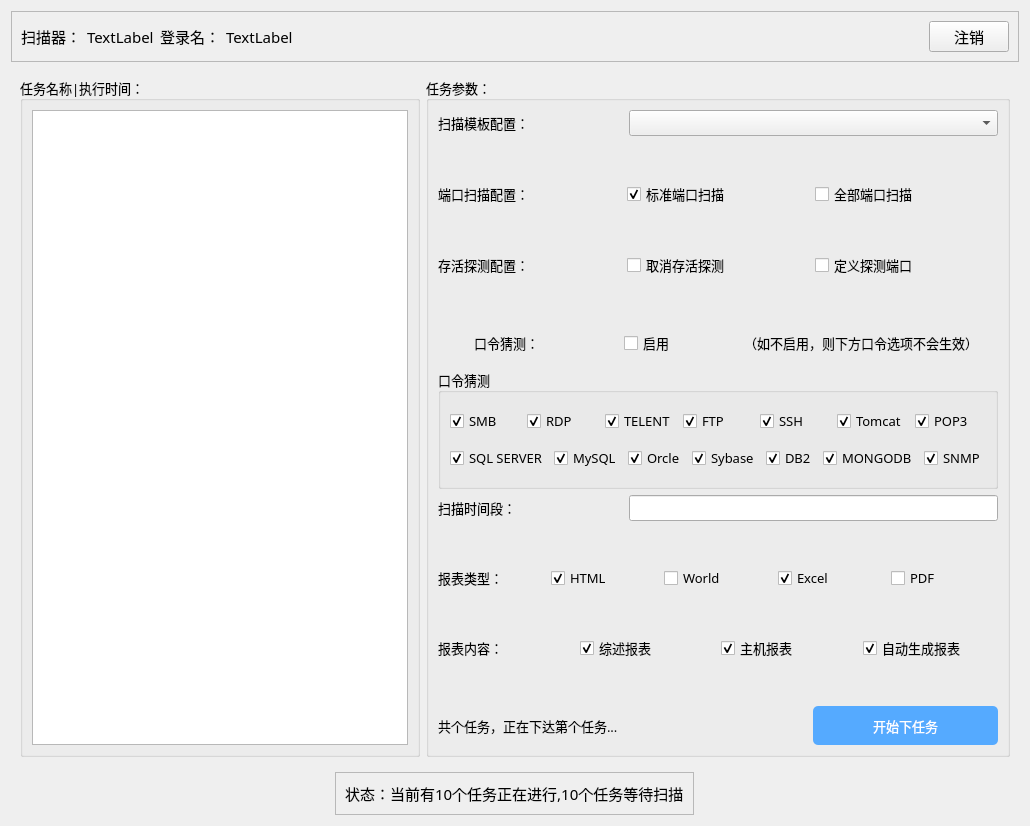
<?xml version="1.0" encoding="UTF-8"?>
<ui version="4.0">
 <class>Task</class>
 <widget class="QWidget" name="Task">
  <property name="geometry">
   <rect>
    <x>0</x>
    <y>0</y>
    <width>997</width>
    <height>826</height>
   </rect>
  </property>
  <property name="minimumSize">
   <size>
    <width>0</width>
    <height>700</height>
   </size>
  </property>
  <property name="font">
   <font>
    <family>宋体</family>
    <pointsize>12</pointsize>
   </font>
  </property>
  <property name="windowTitle">
   <string>Form</string>
  </property>
  <layout class="QVBoxLayout" name="verticalLayout_3">
   <item>
    <widget class="QFrame" name="frame">
     <property name="sizePolicy">
      <sizepolicy hsizetype="Preferred" vsizetype="Preferred">
       <horstretch>0</horstretch>
       <verstretch>0</verstretch>
      </sizepolicy>
     </property>
     <property name="minimumSize">
      <size>
       <width>0</width>
       <height>0</height>
      </size>
     </property>
     <property name="font">
      <font>
       <family>宋体</family>
       <pointsize>11</pointsize>
      </font>
     </property>
     <property name="frameShape">
      <enum>QFrame::StyledPanel</enum>
     </property>
     <property name="frameShadow">
      <enum>QFrame::Raised</enum>
     </property>
     <layout class="QHBoxLayout" name="horizontalLayout_14">
      <item alignment="Qt::AlignLeft">
       <widget class="QLabel" name="label">
        <property name="font">
         <font>
          <family>幼圆</family>
          <pointsize>11</pointsize>
         </font>
        </property>
        <property name="text">
         <string>扫描器：</string>
        </property>
       </widget>
      </item>
      <item>
       <widget class="QLabel" name="Host_label">
        <property name="minimumSize">
         <size>
          <width>0</width>
          <height>0</height>
         </size>
        </property>
        <property name="font">
         <font>
          <family>微软雅黑</family>
          <pointsize>11</pointsize>
         </font>
        </property>
        <property name="text">
         <string>TextLabel</string>
        </property>
       </widget>
      </item>
      <item>
       <widget class="QLabel" name="label_3">
        <property name="font">
         <font>
          <family>幼圆</family>
          <pointsize>11</pointsize>
         </font>
        </property>
        <property name="text">
         <string>登录名：</string>
        </property>
       </widget>
      </item>
      <item>
       <widget class="QLabel" name="account_label">
        <property name="font">
         <font>
          <family>微软雅黑</family>
          <pointsize>11</pointsize>
         </font>
        </property>
        <property name="text">
         <string>TextLabel</string>
        </property>
       </widget>
      </item>
      <item>
       <spacer name="horizontalSpacer">
        <property name="orientation">
         <enum>Qt::Horizontal</enum>
        </property>
        <property name="sizeHint" stdset="0">
         <size>
          <width>40</width>
          <height>20</height>
         </size>
        </property>
       </spacer>
      </item>
      <item alignment="Qt::AlignRight">
       <widget class="QPushButton" name="logout_pushButton">
        <property name="sizePolicy">
         <sizepolicy hsizetype="Preferred" vsizetype="Preferred">
          <horstretch>0</horstretch>
          <verstretch>0</verstretch>
         </sizepolicy>
        </property>
        <property name="minimumSize">
         <size>
          <width>0</width>
          <height>0</height>
         </size>
        </property>
        <property name="font">
         <font>
          <family>幼圆</family>
          <pointsize>11</pointsize>
         </font>
        </property>
        <property name="text">
         <string>注销</string>
        </property>
       </widget>
      </item>
     </layout>
    </widget>
   </item>
   <item>
    <widget class="QWidget" name="widget_2" native="true">
     <property name="sizePolicy">
      <sizepolicy hsizetype="Preferred" vsizetype="Preferred">
       <horstretch>0</horstretch>
       <verstretch>0</verstretch>
      </sizepolicy>
     </property>
     <property name="minimumSize">
      <size>
       <width>0</width>
       <height>0</height>
      </size>
     </property>
     <layout class="QHBoxLayout" name="horizontalLayout_11">
      <item>
       <widget class="QGroupBox" name="groupBox">
        <property name="sizePolicy">
         <sizepolicy hsizetype="Preferred" vsizetype="Preferred">
          <horstretch>0</horstretch>
          <verstretch>0</verstretch>
         </sizepolicy>
        </property>
        <property name="minimumSize">
         <size>
          <width>400</width>
          <height>0</height>
         </size>
        </property>
        <property name="font">
         <font>
          <family>微软雅黑</family>
          <pointsize>10</pointsize>
         </font>
        </property>
        <property name="title">
         <string>任务名称|执行时间：</string>
        </property>
        <layout class="QVBoxLayout" name="verticalLayout">
         <item>
          <widget class="QTextEdit" name="Task_name_textEdit">
           <property name="sizePolicy">
            <sizepolicy hsizetype="Expanding" vsizetype="Expanding">
             <horstretch>0</horstretch>
             <verstretch>0</verstretch>
            </sizepolicy>
           </property>
           <property name="minimumSize">
            <size>
             <width>0</width>
             <height>0</height>
            </size>
           </property>
          </widget>
         </item>
        </layout>
       </widget>
      </item>
      <item>
       <widget class="QGroupBox" name="groupBox_2">
        <property name="sizePolicy">
         <sizepolicy hsizetype="Preferred" vsizetype="Preferred">
          <horstretch>0</horstretch>
          <verstretch>0</verstretch>
         </sizepolicy>
        </property>
        <property name="minimumSize">
         <size>
          <width>0</width>
          <height>0</height>
         </size>
        </property>
        <property name="font">
         <font>
          <family>微软雅黑</family>
          <pointsize>10</pointsize>
         </font>
        </property>
        <property name="title">
         <string>任务参数：</string>
        </property>
        <layout class="QVBoxLayout" name="verticalLayout_2" stretch="1,1,1,1,1,1,1,1,3,1,1,1,1,1,1,1">
         <item>
          <layout class="QHBoxLayout" name="horizontalLayout">
           <item>
            <widget class="QLabel" name="Scan_Template_label">
             <property name="sizePolicy">
              <sizepolicy hsizetype="Minimum" vsizetype="Preferred">
               <horstretch>1</horstretch>
               <verstretch>0</verstretch>
              </sizepolicy>
             </property>
             <property name="font">
              <font>
               <family>微软雅黑</family>
               <pointsize>10</pointsize>
              </font>
             </property>
             <property name="text">
              <string>扫描模板配置：</string>
             </property>
            </widget>
           </item>
           <item>
            <widget class="QComboBox" name="TemplateList_comboBox">
             <property name="sizePolicy">
              <sizepolicy hsizetype="Minimum" vsizetype="Fixed">
               <horstretch>2</horstretch>
               <verstretch>0</verstretch>
              </sizepolicy>
             </property>
            </widget>
           </item>
          </layout>
         </item>
         <item>
          <layout class="QVBoxLayout" name="verticalLayout_5">
           <item>
            <spacer name="verticalSpacer_4">
             <property name="orientation">
              <enum>Qt::Vertical</enum>
             </property>
             <property name="sizeHint" stdset="0">
              <size>
               <width>20</width>
               <height>40</height>
              </size>
             </property>
            </spacer>
           </item>
          </layout>
         </item>
         <item>
          <layout class="QHBoxLayout" name="horizontalLayout_2">
           <item>
            <widget class="QLabel" name="SetPost_label">
             <property name="font">
              <font>
               <family>微软雅黑</family>
               <pointsize>10</pointsize>
              </font>
             </property>
             <property name="text">
              <string>端口扫描配置：</string>
             </property>
            </widget>
           </item>
           <item>
            <widget class="QCheckBox" name="DefaultPort_checkBox">
             <property name="font">
              <font>
               <family>微软雅黑</family>
               <pointsize>10</pointsize>
              </font>
             </property>
             <property name="text">
              <string>标准端口扫描</string>
             </property>
             <property name="checked">
              <bool>true</bool>
             </property>
            </widget>
           </item>
           <item>
            <widget class="QCheckBox" name="AllPort_checkBox">
             <property name="font">
              <font>
               <family>微软雅黑</family>
               <pointsize>10</pointsize>
              </font>
             </property>
             <property name="text">
              <string>全部端口扫描</string>
             </property>
             <property name="checked">
              <bool>false</bool>
             </property>
            </widget>
           </item>
          </layout>
         </item>
         <item>
          <layout class="QVBoxLayout" name="verticalLayout_6">
           <item>
            <spacer name="verticalSpacer_5">
             <property name="orientation">
              <enum>Qt::Vertical</enum>
             </property>
             <property name="sizeHint" stdset="0">
              <size>
               <width>20</width>
               <height>40</height>
              </size>
             </property>
            </spacer>
           </item>
          </layout>
         </item>
         <item>
          <layout class="QHBoxLayout" name="horizontalLayout_3">
           <item>
            <widget class="QLabel" name="survival_label">
             <property name="font">
              <font>
               <family>微软雅黑</family>
               <pointsize>10</pointsize>
              </font>
             </property>
             <property name="text">
              <string>存活探测配置：</string>
             </property>
            </widget>
           </item>
           <item>
            <widget class="QCheckBox" name="survival_cancel_checkBox">
             <property name="font">
              <font>
               <family>微软雅黑</family>
               <pointsize>10</pointsize>
              </font>
             </property>
             <property name="text">
              <string>取消存活探测</string>
             </property>
            </widget>
           </item>
           <item>
            <widget class="QCheckBox" name="survival_Definition_checkBox">
             <property name="font">
              <font>
               <family>微软雅黑</family>
               <pointsize>10</pointsize>
              </font>
             </property>
             <property name="text">
              <string>定义探测端口</string>
             </property>
            </widget>
           </item>
          </layout>
         </item>
         <item>
          <layout class="QHBoxLayout" name="horizontalLayout_12">
           <item>
            <spacer name="verticalSpacer">
             <property name="orientation">
              <enum>Qt::Vertical</enum>
             </property>
             <property name="sizeHint" stdset="0">
              <size>
               <width>20</width>
               <height>40</height>
              </size>
             </property>
            </spacer>
           </item>
          </layout>
         </item>
         <item>
          <layout class="QHBoxLayout" name="horizontalLayout_4">
           <item>
            <widget class="QLabel" name="wordbook_label">
             <property name="sizePolicy">
              <sizepolicy hsizetype="Preferred" vsizetype="Preferred">
               <horstretch>1</horstretch>
               <verstretch>0</verstretch>
              </sizepolicy>
             </property>
             <property name="text">
              <string>口令猜测：</string>
             </property>
             <property name="alignment">
              <set>Qt::AlignCenter</set>
             </property>
            </widget>
           </item>
           <item alignment="Qt::AlignHCenter">
            <widget class="QCheckBox" name="Enable_wordbook_checkBox">
             <property name="sizePolicy">
              <sizepolicy hsizetype="Preferred" vsizetype="Preferred">
               <horstretch>1</horstretch>
               <verstretch>0</verstretch>
              </sizepolicy>
             </property>
             <property name="text">
              <string>启用</string>
             </property>
            </widget>
           </item>
           <item>
            <widget class="QLabel" name="wordbook_label_2">
             <property name="sizePolicy">
              <sizepolicy hsizetype="Preferred" vsizetype="Preferred">
               <horstretch>2</horstretch>
               <verstretch>0</verstretch>
              </sizepolicy>
             </property>
             <property name="text">
              <string>（如不启用，则下方口令选项不会生效）</string>
             </property>
             <property name="alignment">
              <set>Qt::AlignCenter</set>
             </property>
            </widget>
           </item>
          </layout>
         </item>
         <item>
          <layout class="QVBoxLayout" name="verticalLayout_10"/>
         </item>
         <item>
          <widget class="QGroupBox" name="groupBox_3">
           <property name="sizePolicy">
            <sizepolicy hsizetype="Preferred" vsizetype="Preferred">
             <horstretch>0</horstretch>
             <verstretch>0</verstretch>
            </sizepolicy>
           </property>
           <property name="minimumSize">
            <size>
             <width>0</width>
             <height>120</height>
            </size>
           </property>
           <property name="maximumSize">
            <size>
             <width>16777215</width>
             <height>400</height>
            </size>
           </property>
           <property name="title">
            <string>口令猜测</string>
           </property>
           <layout class="QVBoxLayout" name="verticalLayout_4">
            <item>
             <layout class="QHBoxLayout" name="horizontalLayout_5">
              <item>
               <widget class="QCheckBox" name="SMB_wordbook_checkBox">
                <property name="text">
                 <string>SMB</string>
                </property>
                <property name="checked">
                 <bool>true</bool>
                </property>
               </widget>
              </item>
              <item>
               <widget class="QCheckBox" name="RDP_wordbook_checkBox">
                <property name="text">
                 <string>RDP</string>
                </property>
                <property name="checked">
                 <bool>true</bool>
                </property>
               </widget>
              </item>
              <item>
               <widget class="QCheckBox" name="TELENT_wordbook_checkBox">
                <property name="text">
                 <string>TELENT</string>
                </property>
                <property name="checked">
                 <bool>true</bool>
                </property>
               </widget>
              </item>
              <item>
               <widget class="QCheckBox" name="FTP_wordbook_checkBox">
                <property name="text">
                 <string>FTP</string>
                </property>
                <property name="checked">
                 <bool>true</bool>
                </property>
               </widget>
              </item>
              <item>
               <widget class="QCheckBox" name="SSH_wordbook_checkBox">
                <property name="text">
                 <string>SSH</string>
                </property>
                <property name="checked">
                 <bool>true</bool>
                </property>
               </widget>
              </item>
              <item>
               <widget class="QCheckBox" name="Tomcat_wordbook_checkBox">
                <property name="text">
                 <string>Tomcat</string>
                </property>
                <property name="checked">
                 <bool>true</bool>
                </property>
               </widget>
              </item>
              <item>
               <widget class="QCheckBox" name="POP3_wordbook_checkBox">
                <property name="text">
                 <string>POP3</string>
                </property>
                <property name="checked">
                 <bool>true</bool>
                </property>
               </widget>
              </item>
             </layout>
            </item>
            <item>
             <layout class="QVBoxLayout" name="verticalLayout_9"/>
            </item>
            <item>
             <layout class="QHBoxLayout" name="horizontalLayout_6">
              <item>
               <widget class="QCheckBox" name="SQL_SERVER_wordbook_checkBox">
                <property name="text">
                 <string>SQL SERVER</string>
                </property>
                <property name="checked">
                 <bool>true</bool>
                </property>
               </widget>
              </item>
              <item>
               <widget class="QCheckBox" name="MySQL_wordbook_checkBox">
                <property name="text">
                 <string>MySQL</string>
                </property>
                <property name="checked">
                 <bool>true</bool>
                </property>
               </widget>
              </item>
              <item>
               <widget class="QCheckBox" name="Orcle_wordbook_checkBox">
                <property name="text">
                 <string>Orcle</string>
                </property>
                <property name="checked">
                 <bool>true</bool>
                </property>
               </widget>
              </item>
              <item>
               <widget class="QCheckBox" name="Sybase_wordbook_checkBox">
                <property name="text">
                 <string>Sybase</string>
                </property>
                <property name="checked">
                 <bool>true</bool>
                </property>
               </widget>
              </item>
              <item>
               <widget class="QCheckBox" name="DB2_wordbook_checkBox">
                <property name="text">
                 <string>DB2</string>
                </property>
                <property name="checked">
                 <bool>true</bool>
                </property>
               </widget>
              </item>
              <item>
               <widget class="QCheckBox" name="MONGODB_wordbook_checkBox">
                <property name="text">
                 <string>MONGODB</string>
                </property>
                <property name="checked">
                 <bool>true</bool>
                </property>
               </widget>
              </item>
              <item>
               <widget class="QCheckBox" name="SNMP_wordbook_checkBox">
                <property name="text">
                 <string>SNMP</string>
                </property>
                <property name="checked">
                 <bool>true</bool>
                </property>
               </widget>
              </item>
             </layout>
            </item>
           </layout>
          </widget>
         </item>
         <item>
          <layout class="QHBoxLayout" name="horizontalLayout_7">
           <item>
            <widget class="QLabel" name="Scan_Time_label">
             <property name="sizePolicy">
              <sizepolicy hsizetype="Preferred" vsizetype="Preferred">
               <horstretch>1</horstretch>
               <verstretch>0</verstretch>
              </sizepolicy>
             </property>
             <property name="text">
              <string>扫描时间段：</string>
             </property>
            </widget>
           </item>
           <item>
            <widget class="QLineEdit" name="Scan_Time_lineEdit">
             <property name="sizePolicy">
              <sizepolicy hsizetype="Minimum" vsizetype="Fixed">
               <horstretch>2</horstretch>
               <verstretch>0</verstretch>
              </sizepolicy>
             </property>
             <property name="text">
              <string extracomment="1111"/>
             </property>
            </widget>
           </item>
          </layout>
         </item>
         <item>
          <layout class="QVBoxLayout" name="verticalLayout_7">
           <item>
            <spacer name="verticalSpacer_6">
             <property name="orientation">
              <enum>Qt::Vertical</enum>
             </property>
             <property name="sizeHint" stdset="0">
              <size>
               <width>20</width>
               <height>40</height>
              </size>
             </property>
            </spacer>
           </item>
          </layout>
         </item>
         <item>
          <layout class="QHBoxLayout" name="horizontalLayout_8">
           <item>
            <widget class="QLabel" name="Report_Type_label">
             <property name="text">
              <string>报表类型：</string>
             </property>
            </widget>
           </item>
           <item>
            <widget class="QCheckBox" name="HTML_Report_checkBox">
             <property name="text">
              <string>HTML</string>
             </property>
             <property name="checkable">
              <bool>true</bool>
             </property>
             <property name="checked">
              <bool>true</bool>
             </property>
            </widget>
           </item>
           <item>
            <widget class="QCheckBox" name="World_Report_checkBox">
             <property name="text">
              <string>World</string>
             </property>
            </widget>
           </item>
           <item>
            <widget class="QCheckBox" name="Excel_Report_checkBox">
             <property name="text">
              <string>Excel</string>
             </property>
             <property name="checked">
              <bool>true</bool>
             </property>
            </widget>
           </item>
           <item>
            <widget class="QCheckBox" name="PDF_Report_checkBox">
             <property name="text">
              <string>PDF</string>
             </property>
            </widget>
           </item>
          </layout>
         </item>
         <item>
          <layout class="QVBoxLayout" name="verticalLayout_8">
           <item>
            <spacer name="verticalSpacer_7">
             <property name="orientation">
              <enum>Qt::Vertical</enum>
             </property>
             <property name="sizeHint" stdset="0">
              <size>
               <width>20</width>
               <height>40</height>
              </size>
             </property>
            </spacer>
           </item>
          </layout>
         </item>
         <item>
          <layout class="QHBoxLayout" name="horizontalLayout_9">
           <item>
            <widget class="QLabel" name="Report_Content_label">
             <property name="text">
              <string>报表内容：</string>
             </property>
            </widget>
           </item>
           <item>
            <widget class="QCheckBox" name="Summary_Report_checkBox">
             <property name="text">
              <string>综述报表</string>
             </property>
             <property name="checkable">
              <bool>true</bool>
             </property>
             <property name="checked">
              <bool>true</bool>
             </property>
            </widget>
           </item>
           <item>
            <widget class="QCheckBox" name="Host_Report_checkBox">
             <property name="text">
              <string>主机报表</string>
             </property>
             <property name="checked">
              <bool>true</bool>
             </property>
            </widget>
           </item>
           <item>
            <widget class="QCheckBox" name="Auto_Report_checkBox">
             <property name="text">
              <string>自动生成报表</string>
             </property>
             <property name="checked">
              <bool>true</bool>
             </property>
            </widget>
           </item>
          </layout>
         </item>
         <item>
          <spacer name="verticalSpacer_3">
           <property name="orientation">
            <enum>Qt::Vertical</enum>
           </property>
           <property name="sizeHint" stdset="0">
            <size>
             <width>20</width>
             <height>40</height>
            </size>
           </property>
          </spacer>
         </item>
         <item>
          <layout class="QHBoxLayout" name="horizontalLayout_10">
           <item>
            <widget class="QLabel" name="Working_label">
             <property name="sizePolicy">
              <sizepolicy hsizetype="Minimum" vsizetype="Preferred">
               <horstretch>2</horstretch>
               <verstretch>0</verstretch>
              </sizepolicy>
             </property>
             <property name="font">
              <font>
               <family>微软雅黑</family>
               <pointsize>10</pointsize>
              </font>
             </property>
             <property name="text">
              <string>共个任务，正在下达第个任务...</string>
             </property>
            </widget>
           </item>
           <item>
            <widget class="QPushButton" name="start_Button">
             <property name="enabled">
              <bool>true</bool>
             </property>
             <property name="sizePolicy">
              <sizepolicy hsizetype="Minimum" vsizetype="Preferred">
               <horstretch>1</horstretch>
               <verstretch>0</verstretch>
              </sizepolicy>
             </property>
             <property name="minimumSize">
              <size>
               <width>0</width>
               <height>25</height>
              </size>
             </property>
             <property name="font">
              <font>
               <family>微软雅黑</family>
               <pointsize>10</pointsize>
              </font>
             </property>
             <property name="styleSheet">
              <string notr="true">QPushButton {
	background-color: rgb(85, 170, 255);
	border-radius: 5px;
	color: white;
	spacing: 500px;
}
QPushButton:hover {
	background-color: rgb(0, 170, 255);
}
QPushButton:pressed {
	background-color:rgb(170, 255, 127);
}
</string>
             </property>
             <property name="text">
              <string>开始下任务</string>
             </property>
             <property name="autoRepeatDelay">
              <number>0</number>
             </property>
             <property name="autoRepeatInterval">
              <number>0</number>
             </property>
            </widget>
           </item>
          </layout>
         </item>
        </layout>
       </widget>
      </item>
     </layout>
    </widget>
   </item>
   <item alignment="Qt::AlignHCenter">
    <widget class="QFrame" name="frame_2">
     <property name="sizePolicy">
      <sizepolicy hsizetype="Preferred" vsizetype="Preferred">
       <horstretch>0</horstretch>
       <verstretch>0</verstretch>
      </sizepolicy>
     </property>
     <property name="minimumSize">
      <size>
       <width>0</width>
       <height>0</height>
      </size>
     </property>
     <property name="font">
      <font>
       <family>宋体</family>
       <pointsize>12</pointsize>
      </font>
     </property>
     <property name="frameShape">
      <enum>QFrame::StyledPanel</enum>
     </property>
     <property name="frameShadow">
      <enum>QFrame::Raised</enum>
     </property>
     <layout class="QHBoxLayout" name="horizontalLayout_13">
      <item>
       <widget class="QLabel" name="Status_label">
        <property name="sizePolicy">
         <sizepolicy hsizetype="Preferred" vsizetype="Preferred">
          <horstretch>0</horstretch>
          <verstretch>0</verstretch>
         </sizepolicy>
        </property>
        <property name="font">
         <font>
          <family>微软雅黑</family>
          <pointsize>11</pointsize>
         </font>
        </property>
        <property name="text">
         <string>状态：当前有10个任务正在进行,10个任务等待扫描</string>
        </property>
       </widget>
      </item>
     </layout>
    </widget>
   </item>
  </layout>
 </widget>
 <resources/>
 <connections>
  <connection>
   <sender>logout_pushButton</sender>
   <signal>clicked(bool)</signal>
   <receiver>Task</receiver>
   <slot>logout_clicked()</slot>
   <hints>
    <hint type="sourcelabel">
     <x>1034</x>
     <y>34</y>
    </hint>
    <hint type="destinationlabel">
     <x>1197</x>
     <y>32</y>
    </hint>
   </hints>
  </connection>
 </connections>
 <slots>
  <slot>logout_clicked()</slot>
 </slots>
</ui>
